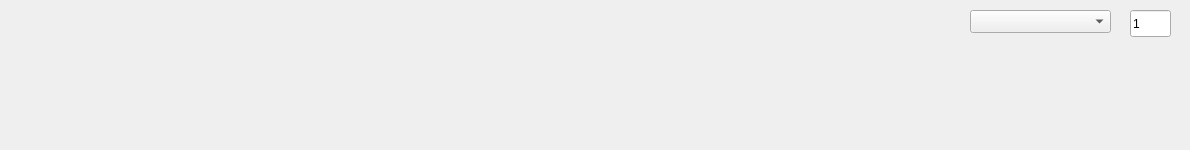
        <widget class="QWidget" name="tab_AATester_Logs_SyntacticGraph">
         <attribute name="title">
          <string>Syntactic Graph</string>
         </attribute>
         <widget class="QLabel" name="comboBox_AATester_syntGraph">
          <property name="geometry">
           <rect>
            <x>480</x>
            <y>20</y>
            <width>131</width>
            <height>121</height>
           </rect>
          </property>
          <property name="text">
           <string/>
          </property>
         </widget>
         <widget class="QWidget" name="widget_synthGraphEndingStep" native="true">
          <property name="geometry">
           <rect>
            <x>960</x>
            <y>10</y>
            <width>221</width>
            <height>31</height>
           </rect>
          </property>
          <widget class="QLineEdit" name="lineEdit_AATester_synthGraph_nbOfSteps">
           <property name="geometry">
            <rect>
             <x>170</x>
             <y>0</y>
             <width>41</width>
             <height>27</height>
            </rect>
           </property>
           <property name="text">
            <string>1</string>
           </property>
          </widget>
          <widget class="QComboBox" name="comboBox_AATester_endingStep">
           <property name="geometry">
            <rect>
             <x>10</x>
             <y>0</y>
             <width>141</width>
             <height>23</height>
            </rect>
           </property>
          </widget>
         </widget>
        </widget>
